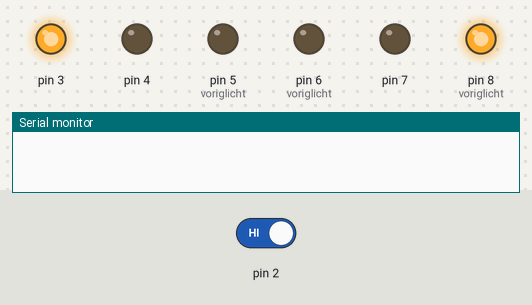
A program run on a simulated Arduino Nano, built with avr-gcc and run on an emulated ATmega328P. Parts: output pins drawn as LEDs (lit = HIGH), the last lines printed to the serial monitor. The inputs (shaded band) are chosen by the test bench; at power-on: pin 2 HIGH.

Above: at 21.4 s.
21.5 s: pin 2 driven LOW
At 31.3 s:
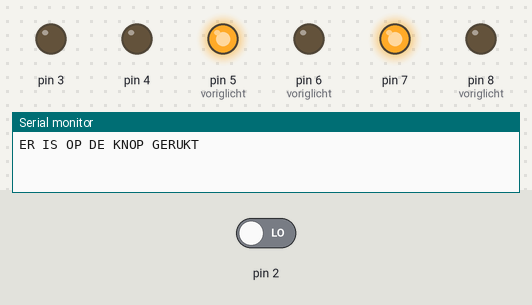
43.5 s: pin 2 driven HIGH
At 52.9 s:
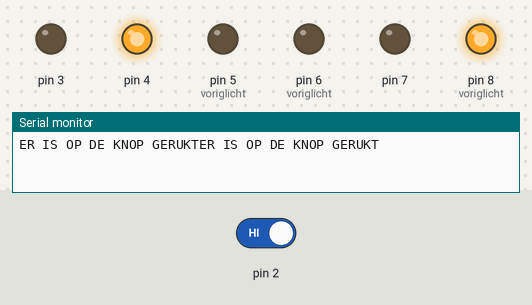
At 54.4 s:
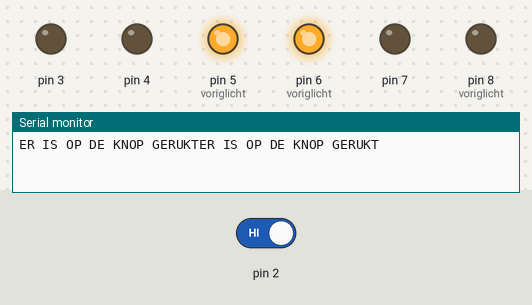
Timing chart, 0 to 65.5 s (numbered marks = the images above; inputs shaded):
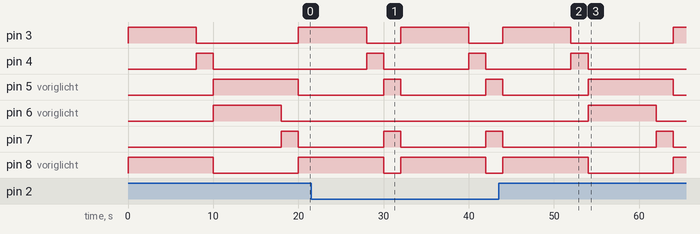

The program:

main.cpp
```cpp
#include <Arduino.h>
unsigned long flakk = 0;
int pinsetup = 3;
void setup() {
  for (pinsetup = 3; pinsetup<9; pinsetup++) {
    pinMode(pinsetup, OUTPUT);
  }
  pinMode(2, INPUT_PULLUP);
  for (pinsetup = 3; pinsetup<9; pinsetup++) {
    digitalWrite(pinsetup, LOW);
  }
  Serial.begin(9600);
}
int hetlichtdataanis = 3;
int voriglicht = 8;
int roodlicht = 8;
int interval = 0;
int busvoorrangknop = 1;
void loop() {
  for (hetlichtdataanis = 3; hetlichtdataanis<9; hetlichtdataanis++) {
    switch (hetlichtdataanis) {
      case 3:
        voriglicht = 5;
        interval = 8000;
        roodlicht = 8;
        break;
      case 4:
        voriglicht = hetlichtdataanis-1;
        interval = 2000;
        roodlicht = 8;
        break;
      case 5:
        voriglicht = hetlichtdataanis-1;
        hetlichtdataanis = 6;
        roodlicht = 5;
        interval = 8000;
        digitalWrite(8, LOW);
        break;
      case 6:
        voriglicht = hetlichtdataanis-1;
        interval = 8000;
        roodlicht = 5;
        break;
      case 7:
        voriglicht = hetlichtdataanis-1;
        interval = 2000;
        roodlicht = 5;
        break;
      case 8:
        voriglicht = hetlichtdataanis-1;
        hetlichtdataanis = 3;
        roodlicht = 8;
        interval = 8000;
        digitalWrite(5, LOW);
        break;
    }
    flakk = millis();
    while (millis() < (flakk + interval)) {
      busvoorrangknop = digitalRead(2);
    if ((busvoorrangknop == 0) && digitalRead(6)) {
      flakk = millis();
      Serial.print("ER IS OP DE KNOP GERUKT");
      hetlichtdataanis = 7;
      voriglicht = 6;
      interval = 2000;
      roodlicht = 5;
    }
      digitalWrite(voriglicht, LOW);
      digitalWrite(roodlicht, HIGH);
      digitalWrite(hetlichtdataanis, HIGH);
    }
  }
}
```

Measured:
- after the input at 21.5 s, pin 6 (voriglicht): stays LOW (without the input it goes to HIGH after 8.5 s)
- after the input at 43.5 s, pin 4: goes on until 54.0 s, then stays LOW; pin 6 (voriglicht): LOW → HIGH after 10.5 s, → LOW 8.0 s later
- by itself, pin 4: alternates HIGH for 2.0 s and LOW for 10.0 s
